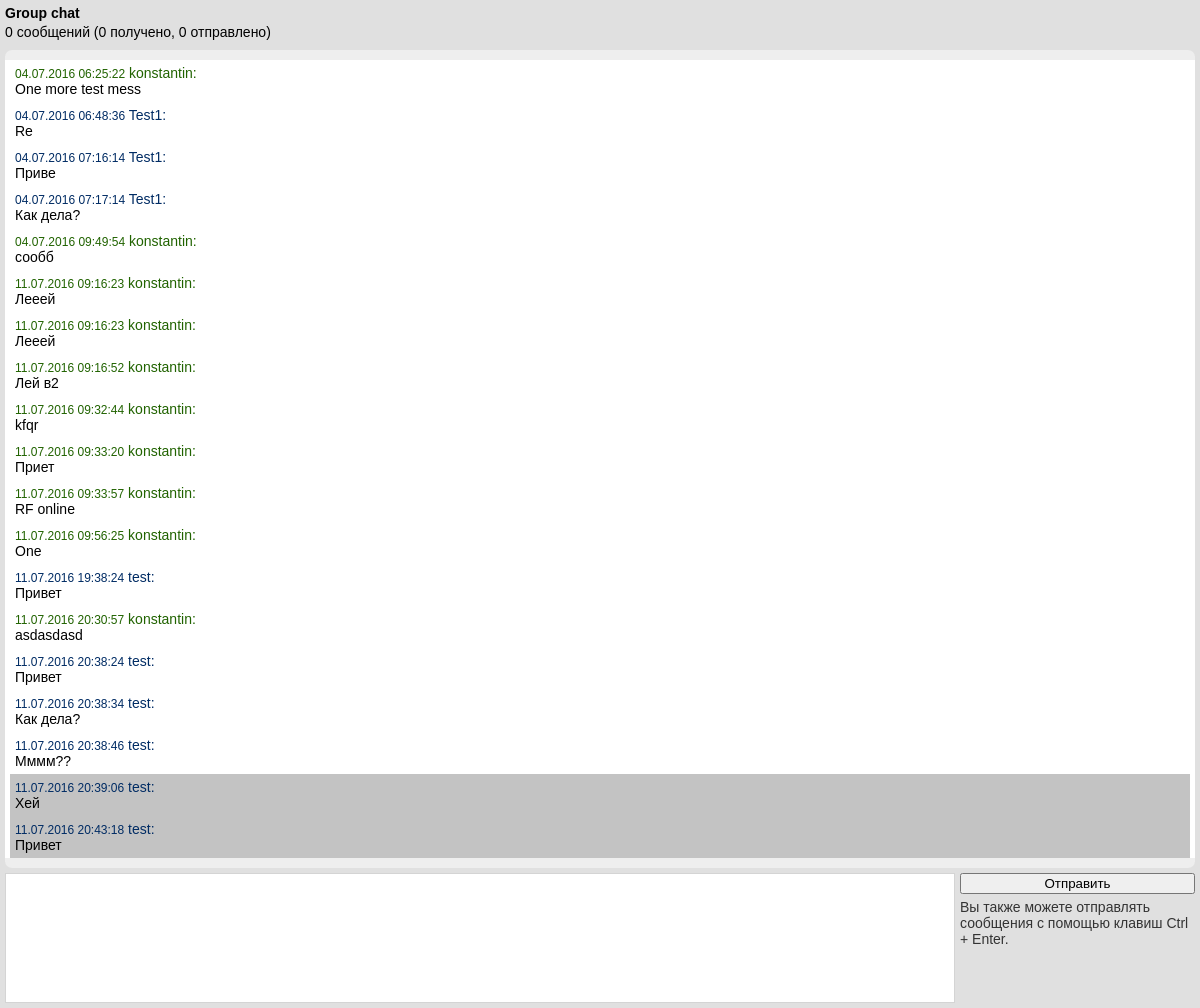
The app's page /dialogs/chat/4/ (signed in), older data.
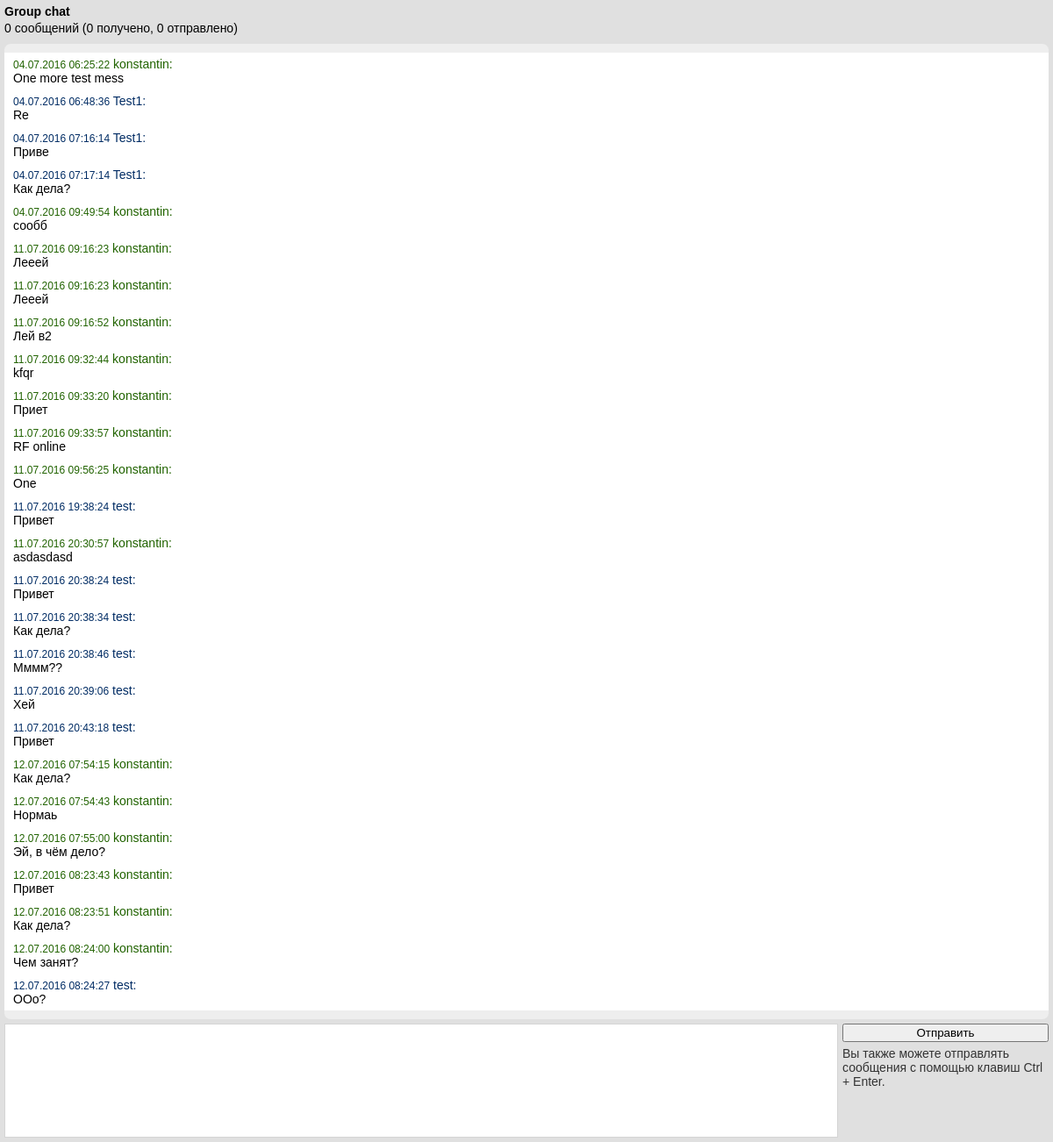
The same page, newer data.
### dialogs/models.py (models this page shows, shortened)
class Thread(models.Model):
    name = models.TextField(blank=True)
    participants = models.ManyToManyField(User)
    last_message = models.DateTimeField(null=True, blank=True, db_index=True)
    def get_name_for_current_user(self, user):
        if self.name:
            return self.name
        participant_list = self.get_participants_list_usernames()
        participant_list.remove(user.username)
        return ", ".join(participant_list)

class Message(models.Model):
    text = models.TextField()
    sender = models.ForeignKey(User)
    thread = models.ForeignKey(Thread)
    datetime = models.DateTimeField(auto_now_add=True, db_index=True)
    has_read = models.BooleanField(default=False)

### dialogs/views.py (the view)
# urls.py: url(r'^chat/(?P<thread_id>\d+)/$', views.chat_view, name='chat'),
@login_required
def chat_view(request, thread_id):
    thread = get_object_or_404(
        Thread,
        id=thread_id,
        participants__id=request.user.id
    )
    messages_info = get_messages_info(request.user.id, thread_id)
    messages = thread.message_set.order_by("-datetime")[:]
    tz = request.COOKIES.get("timezone")
    if tz:
        timezone.activate(pytz.timezone(tz))
    clear_users_thread_unread_messages(thread, request.user)
    return render(request, 'chat.html', {
        "thread": thread,
        "thread_messages": messages,
        "messages_total": messages_info['total'],
        "messages_sent": messages_info['sent'],
        "messages_received": messages_info['received'],
    })

### dialogs/templatetags/pluralize.py (called while the page is built)
@register.filter
def rupluralize(value, arg):
    args = arg.split(",")
    try:
        number = abs(int(value))
    except TypeError:
        number = 0
    a = number % 10
    b = number % 100
    if (a == 1) and (b != 11):
        return args[0]
    elif (a >= 2) and (a <= 4) and ((b < 10) or (b >= 20)):
        return args[1]
    else:
        return args[2]

### dialogs/templatetags/threads.py (called while the page is built)
@register.simple_tag(takes_context=True)
def dialog_name(context, thread):
    return thread.get_name_for_current_user(context['user'])

### dialogs/utils.py (called while the page is built)
def get_messages_info(user_id, thread_id):
    user_id = str(user_id)
    thread_id = str(thread_id)
    ret = {}
    r = redis.StrictRedis()
    ret['total'] = r.hget(
        "thread_{}_messages".format(thread_id),
        "total_messages"
    )
    ret['sent'] = r.hget(
        "thread_{}_messages".format(thread_id),
        "from_{}".format(user_id)
    )
    if ret['total']:
        ret['total'] = int(ret['total'])
    else:
        ret['total'] = 0
    if ret['sent']:
        ret['sent'] = int(ret['sent'])
    else:
        ret['sent'] = 0
    ret['received'] = ret['total'] - ret['sent']
    return ret

def clear_users_thread_unread_messages(thread, user):
    r = redis.StrictRedis()
    r.hset(
        "thread_{}_messages".format(thread.id),
        "user_{}_unread_msg_count".format(user.username),
        0
    )

### dialogs/templates/chat.html (shortened to what this page needs)
{% extends "base.html" %}
{% load threads %}
{% block content %}
{% load pluralize %}
<div class="chat">
  <div class="dialog-name">
    <p class="name">{% dialog_name thread %}</p>
    <p class="messages"><span class="total">{{ messages_total }}</span> {{ messages_total|rupluralize:"сообщение,сообщения,сообщений" }} (<span class="received">{{ messages_received }}</span> получено, <span class="sent">{{ messages_sent }}</span> отправлено)</p>
  </div>
  <div class="conversation">
    <div class="mess-old">
      {% for message in thread_messages reversed %}
        {% include "includes/message.html" %}
      {% endfor %}
    </div>
  </div>
  <form class="message_form">
    <div class="compose">
      <textarea rows="1" cols="30" id="message_textarea"></textarea>
    </div>
    <div class="send">
      <button class="btn" type="button">Отправить</button>
      <p>Вы также можете отправлять сообщения с помощью клавиш Ctrl + Enter.</p>
    </div>
  </form>
</div>
{% endblock content %}

### dialogs/templates/base.html (shortened to what this page needs)
<!DOCTYPE html>
{% load staticfiles %}
<html>
  <head>
    <link rel="stylesheet" type="text/css" href="{% static 'dialogs/privatemessages.css' %}">
  </head>
  <body>
    {% block content %}{% endblock content %}
  </body>
</html>

### dialogs/templates/includes/message.html
<div id="{{ message.id }}" class="message {% if not message.has_read %}not_read{% endif %}">
  <div class="author {% if message.sender == user %}we{% else %}partner{% endif %}">
    <span class="datetime">{{ message.datetime|date:"d.m.Y H:i:s" }}</span> {{ message.sender }}:
  </div>
  <p class="message">{{ message.text|linebreaksbr }}</p>
</div>

### dialogs/static/dialogs/privatemessages.css (style rules this page uses)
html, body { height: 100%; margin: 0; }
body { font-family: Geneva, Arial, Helvetica, sans-serif; font-size: 14px; color: #000; background: #fff; }
textarea, form p input { border: 1px #d4d4d4 solid; }
div.chat { height: 100%; min-height: 400px; min-width: 600px; position: relative; background-color: #e0e0e0; }
div.chat div.dialog-name { height: 50px; padding: 5px; }
div.chat div.dialog-name p { margin: 0; }
div.chat div.dialog-name p.name { font-weight: bold; margin-bottom: 3px; }
div.chat div.conversation { position: absolute; top: 50px; left: 5px; right: 5px; bottom: 140px; overflow: auto; padding: 0 5px; border-style: solid; border-color: #eee; border-width: 10px 0; background-color: #fff; -webkit-border-radius: 7px; -moz-border-radius: 7px; border-radius: 7px; }
div.chat div.conversation div.message { padding: 5px; }
div.chat div.conversation div.message p, div { margin: 0; }
div.chat div.conversation div.message div.author.partner { color: #002c64; }
div.chat div.conversation div.message div.author.we { color: #216300; }
div.chat div.conversation div.message div.author span.datetime { font-size: 12px; }
div.chat form.message_form { position: absolute; margin: 0; left: 0; right: 0; bottom: 5px; height: 130px; }
div.chat form.message_form div.compose { float: left; height: 100%; width: 80%; padding: 0 5px; -webkit-box-sizing: border-box; -moz-box-sizing: border-box; box-sizing: border-box; }
div.chat form.message_form div.compose textarea { width: 100%; height: 100%; margin: 0; -webkit-box-sizing: border-box; -moz-box-sizing: border-box; box-sizing: border-box; resize: none; }
div.chat form.message_form div.send { float: left; height: 100%; width: 20%; min-width: 100px; padding-right: 5px; -webkit-box-sizing: border-box; -moz-box-sizing: border-box; box-sizing: border-box; }
div.chat form.message_form div.send p { margin-top: 5px; color: #333; }
div.chat form.message_form div.send button { width: 100%; -webkit-box-sizing: border-box; -moz-box-sizing: border-box; box-sizing: border-box; }

Row changes from the older to the newer data that the page shows:
changed Message "Хей": has_read False → True (drawn)
changed Message (number 19 of 26 on the later page): has_read False → True (drawn)
added Message: datetime "12.07.2016 07:54:15", sender "konstantin", text "Как дела?"
added Message: datetime "12.07.2016 07:54:43", sender "konstantin", text "Нормаь"
added Message: datetime "12.07.2016 07:55:00", sender "konstantin", text "Эй, в чём дело?"
added Message: datetime "12.07.2016 08:23:43", sender "konstantin", text "Привет"
added Message: datetime "12.07.2016 08:23:51", sender "konstantin", text "Как дела?"
added Message: datetime "12.07.2016 08:24:00", sender "konstantin", text "Чем занят?"
added Message: datetime "12.07.2016 08:24:27", sender "test", text "ООо?"
